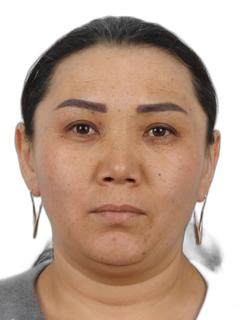
#> input picture src/Face Detect/10101198204294.jpg, 240 x 320 px; its folder holds only this picture in this run
$ python adjust_hsv_main.py
#> lines starting #> are read from the running program, lines starting #| are printed output that depends on the picture
#> further down, image is the input picture: PIL image 240x320 RGB; mean R, G, B 189, 162.9, 146.3
### src/adjust_hsv.py
import cv2
import numpy as np

from src.face_colors import extract_hsv_colors

# Define target levels
TARGET_BRIGHTNESS = 160
TARGET_CONTRAST = 40
TARGET_SATURATION = 78
TARGET_L = 168
TARGET_A = 140
TARGET_B = 143
TARGET_S = 78
TARGET_V = 192

def adjust_hsv(image):
    img = np.array(image)
    hsv = cv2.cvtColor(img, cv2.COLOR_RGB2HSV)
#> hsv: shape (320, 240, 3); mean H, S, V 13.3, 64.7, 189

    h, s, v = cv2.split(hsv)
    face_s, face_v = extract_hsv_colors(img)

    face_s_mean, face_v_mean = np.mean(face_s), np.mean(face_v)
    s = np.clip(s * (TARGET_S / face_s_mean), 0, 255).astype(np.uint8)
    v = np.clip(v * (TARGET_V / face_v_mean), 0, 255).astype(np.uint8)

    hsv = cv2.merge([h, s, v])
    corrected_img = cv2.cvtColor(hsv, cv2.COLOR_HSV2RGB)

    return corrected_img

### src/face_colors.py
import cv2
import numpy as np
from PIL import Image

# Load OpenCV’s pre-trained face detector
face_cascade = cv2.CascadeClassifier(cv2.data.haarcascades + "haarcascade_frontalface_default.xml")


def extract_face(image_cv):
    """
    Detects and extracts the biggest face from the image while avoiding hair and clothing.
    Returns the cropped face or None if no face is detected.
    """
    gray = cv2.cvtColor(image_cv, cv2.COLOR_RGB2GRAY)
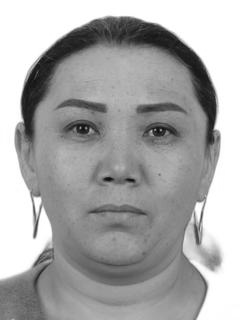
#> gray: shape (320, 240); min 6, max 255, mean 168.8
    faces = face_cascade.detectMultiScale(gray, scaleFactor=1.1, minNeighbors=5, minSize=(30, 30))
#> faces = [[22, 52, 195, 195]]

    if len(faces) == 0:
        print("No face detected")
        return None

    (x, y, w, h) = max(faces, key=lambda f: f[2] * f[3])
#> x = 22; y = 52; w = 195; h = 195
    face_only = image_cv[y + int(0.2 * h): y + int(0.8 * h), x + int(0.1 * w): x + int(0.9 * w)]
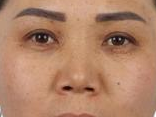
#> face_only: shape (117, 156, 3); mean R, G, B 177.2, 131.4, 104.5

    return face_only if face_only.size != 0 else None


# [41 lines left out: functions face_brightness, face_contrast, face_saturation, extract_colors, extract_lab_colors, not called in this run]

def extract_hsv_colors(image_cv):
    face = extract_face(image_cv)

    hsv = cv2.cvtColor(face, cv2.COLOR_RGB2HSV)
#> hsv: shape (117, 156, 3); mean H, S, V 11.6, 105.7, 177.2
    h, s, v = cv2.split(hsv)
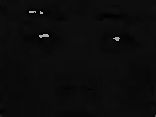
#> h: shape (117, 156); min 0, max 179, mean 11.6
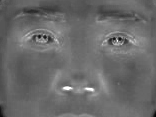
#> s: shape (117, 156); min 1, max 255, mean 105.7
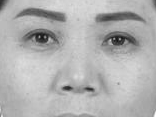
#> v: shape (117, 156); min 19, max 255, mean 177.2

    s_mean, v_mean = np.mean(s), np.mean(v)
#> s_mean = 105.7; v_mean = 177.2

    return s_mean, v_mean

### src/adjust_hsv_main.py
import os
import numpy as np
from PIL import Image

from src.adjust_hsv import adjust_hsv

input_folder = "Face Detect"
output_folder = "Corrected"

os.makedirs(output_folder, exist_ok=True)

# Process images
for filename in os.listdir(input_folder):
    if filename.lower().endswith(('.png', '.jpg', '.jpeg')):
        input_path = os.path.join(input_folder, filename)
        output_path = os.path.join(output_folder, filename)

        # Load image
        image = Image.open(input_path).convert("RGB")
        np_image = np.array(image)

        # Apply unified brightness, contrast, and saturation correction
        corrected_image = adjust_hsv(np_image)
#> in adjust_hsv, `face_s, face_v = extract_hsv_colors(img)`: face_s = 105.7; face_v = 177.2
#> in adjust_hsv, `face_s_mean, face_v_mean = np.mean(face_s), np.mean(face_v)`: face_s_mean = 105.7; face_v_mean = 177.2
#> in adjust_hsv, `s = np.clip(s * (TARGET_S / face_s_mean), 0, 255).astype(np.uint8)`:
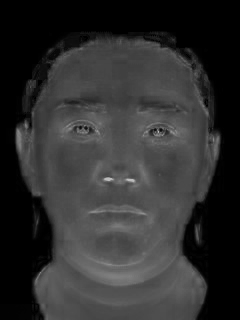
#> s: shape (320, 240); min 0, max 188, mean 47.4
#> in adjust_hsv, `hsv = cv2.merge([h, s, v])`: hsv: shape (320, 240, 3); mean H, S, V 13.3, 47.4, 198.4
#> in adjust_hsv, `corrected_img = cv2.cvtColor(hsv, cv2.COLOR_HSV2RGB)`:
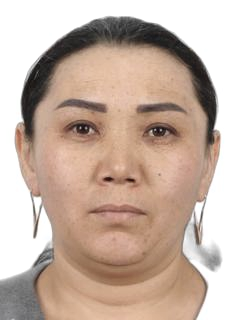
#> corrected_img: shape (320, 240, 3); mean R, G, B 198.3, 177.4, 164.2

        # Save corrected image
        Image.fromarray(corrected_image).save(output_path)

print("Image correction completed. Check the 'Corrected' folder.")

$ run again, on src/Face Detect/10406199801318.jpg
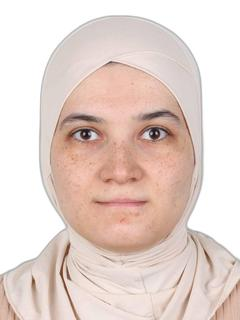
#> input picture src/Face Detect/10406199801318.jpg, 240 x 320 px
#> image is the input picture: PIL image 240x320 RGB; mean R, G, B 229.3, 211.5, 204.4
#> faces = [[28, 63, 185, 185]]
#> in extract_face, `(x, y, w, h) = max(faces, key=lambda f: f[2] * f[3])`: x = 28; y = 63; w = 185
#> in extract_hsv_colors, `h, s, v = cv2.split(hsv)`:
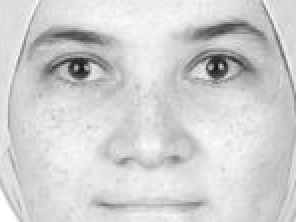
#> v: shape (111, 148) (shown 2 times larger); min 20, max 255, mean 208.6
#> s_mean = 69.79; v_mean = 208.6
#> face_s = 69.79; face_v = 208.6
#> face_s_mean = 69.79; face_v_mean = 208.6
#> in adjust_hsv, `corrected_img = cv2.cvtColor(hsv, cv2.COLOR_HSV2RGB)`:
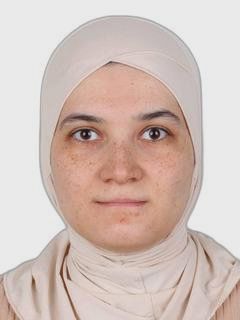
#> corrected_img: shape (320, 240, 3); mean R, G, B 210.5, 192.1, 184.9

$ run again, on src/Face Detect/10502200700228.jpg
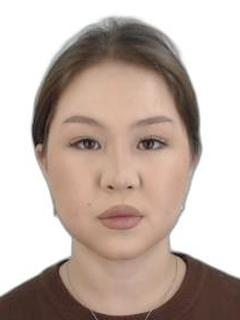
#> input picture src/Face Detect/10502200700228.jpg, 240 x 320 px
#> image is the input picture: PIL image 240x320 RGB; mean R, G, B 195, 178.9, 170.3
#> in extract_face, `gray = cv2.cvtColor(image_cv, cv2.COLOR_RGB2GRAY)`:
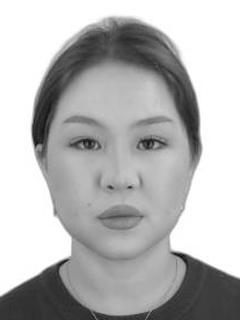
#> gray: shape (320, 240); min 11, max 255, mean 182.7
#> faces = [[30, 73, 177, 177]]
#> in extract_face, `(x, y, w, h) = max(faces, key=lambda f: f[2] * f[3])`: x = 30; y = 73; w = 177
#> in extract_hsv_colors, `h, s, v = cv2.split(hsv)`:
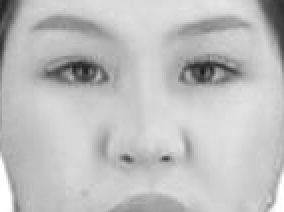
#> v: shape (106, 142) (shown 2 times larger); min 25, max 255, mean 191.2
#> s_mean = 68.47; v_mean = 191.2
#> face_s = 68.47; face_v = 191.2
#> face_s_mean = 68.47; face_v_mean = 191.2

$ run again, on src/Face Detect/10611199600052.jpg
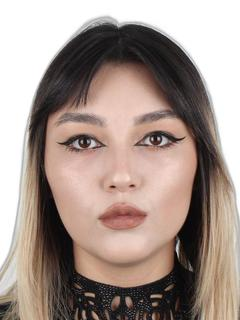
#> input picture src/Face Detect/10611199600052.jpg, 240 x 320 px
#> image is the input picture: PIL image 240x320 RGB; mean R, G, B 164.6, 148.1, 140.1
#> faces = [[29, 76, 179, 179]]
#> in extract_face, `(x, y, w, h) = max(faces, key=lambda f: f[2] * f[3])`: x = 29; y = 76; w = 179
#> s_mean = 63.99; v_mean = 192.5
#> face_s = 63.99; face_v = 192.5
#> face_s_mean = 63.99; face_v_mean = 192.5
#> in adjust_hsv, `s = np.clip(s * (TARGET_S / face_s_mean), 0, 255).astype(np.uint8)`:
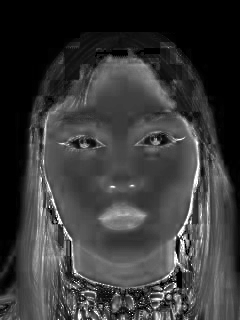
#> s: shape (320, 240); min 0, max 255, mean 56.8
